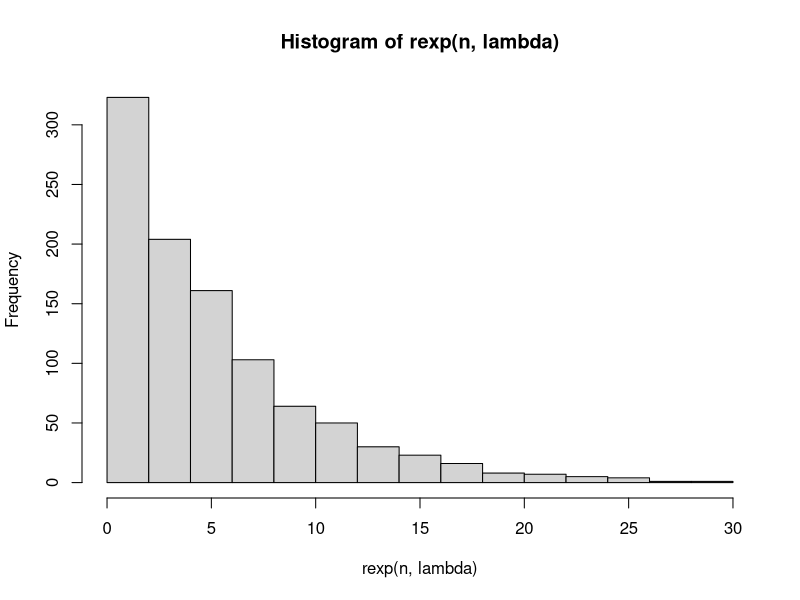
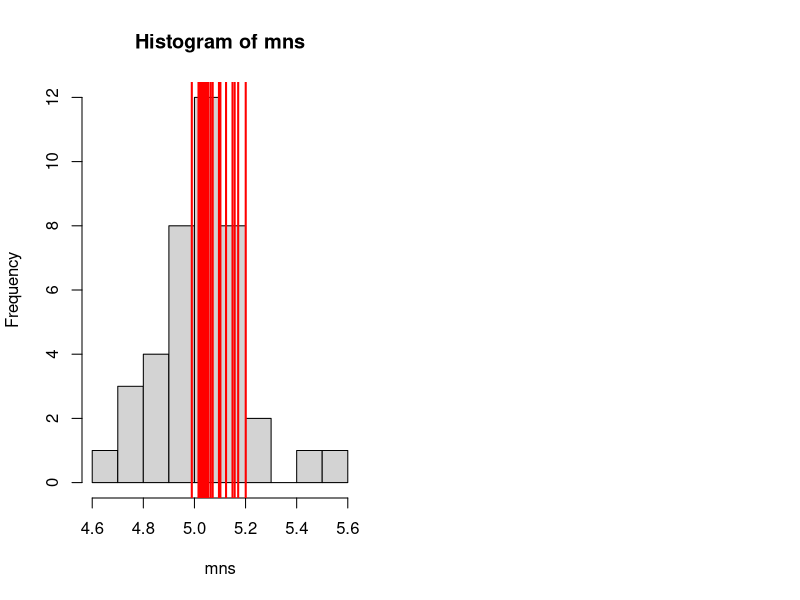
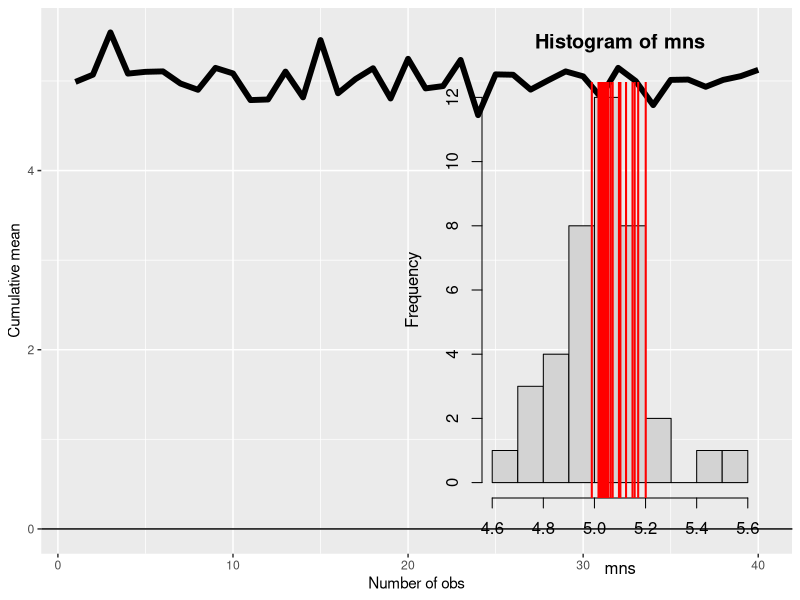

R code for these plots, in order:
## ---- chunk 1
  # Set working directory
  setwd("~/datasciencecoursera/StatsProj1/")
  require(ggplot2)
## ---- chunk 2
set.seed(5678)
n = 1000; lambda = 0.2;
hist(rexp(n, lambda))
## ---- chunk 3
par(mfrow=c(1,2))
mns = NULL
for (i in 1 : 40) mns = c(mns, mean(rexp(n, lambda)))
hist(mns)
cltmean = cumsum(mns) / (1 : 40)
abline(v=cltmean, col="red", lwd=2)
g <- ggplot(data.frame(x = 1 : 40, y = mns), aes(x = x, y = y))
g <- g + geom_hline(yintercept = 0) + geom_line(size = 2)
g <- g + labs(x = "Number of obs", y = "Cumulative mean")
g
## ---- chunk 4
hist(mns)
cltmean = cumsum(mns) / (1 : 40)
abline(v=cltmean, col="red", lwd=2)
